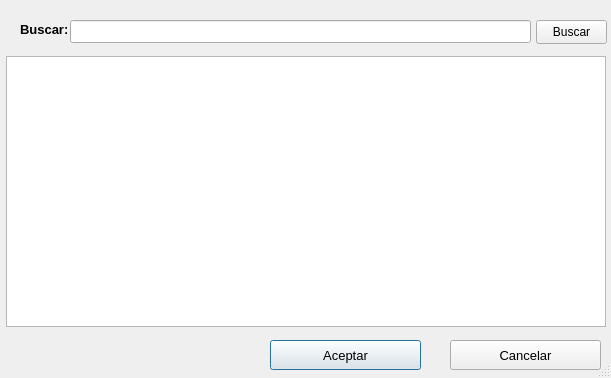
<?xml version="1.0" encoding="UTF-8"?>
<ui version="4.0">
 <class>lov</class>
 <widget class="QDialog" name="lov">
  <property name="geometry">
   <rect>
    <x>0</x>
    <y>0</y>
    <width>611</width>
    <height>378</height>
   </rect>
  </property>
  <property name="font">
   <font>
    <family>Tahoma</family>
    <pointsize>10</pointsize>
   </font>
  </property>
  <property name="windowTitle">
   <string>Dialog</string>
  </property>
  <property name="sizeGripEnabled">
   <bool>true</bool>
  </property>
  <property name="modal">
   <bool>true</bool>
  </property>
  <widget class="QLineEdit" name="lineEdit">
   <property name="geometry">
    <rect>
     <x>70</x>
     <y>20</y>
     <width>461</width>
     <height>23</height>
    </rect>
   </property>
  </widget>
  <widget class="QLabel" name="label">
   <property name="geometry">
    <rect>
     <x>20</x>
     <y>23</y>
     <width>47</width>
     <height>13</height>
    </rect>
   </property>
   <property name="font">
    <font>
     <family>Tahoma</family>
     <pointsize>10</pointsize>
     <weight>75</weight>
     <bold>true</bold>
    </font>
   </property>
   <property name="text">
    <string>Buscar:</string>
   </property>
  </widget>
  <widget class="QTableWidget" name="tableWidget">
   <property name="geometry">
    <rect>
     <x>6</x>
     <y>56</y>
     <width>600</width>
     <height>271</height>
    </rect>
   </property>
   <property name="font">
    <font>
     <family>Tahoma</family>
     <pointsize>9</pointsize>
    </font>
   </property>
  </widget>
  <widget class="QPushButton" name="pushButton">
   <property name="geometry">
    <rect>
     <x>270</x>
     <y>340</y>
     <width>151</width>
     <height>30</height>
    </rect>
   </property>
   <property name="text">
    <string>Aceptar</string>
   </property>
   <property name="icon">
    <iconset>
     <normalon>static/img/ok.png</normalon>
    </iconset>
   </property>
   <property name="iconSize">
    <size>
     <width>20</width>
     <height>20</height>
    </size>
   </property>
   <property name="default">
    <bool>true</bool>
   </property>
   <property name="flat">
    <bool>false</bool>
   </property>
  </widget>
  <widget class="QPushButton" name="pushButton_2">
   <property name="geometry">
    <rect>
     <x>450</x>
     <y>340</y>
     <width>151</width>
     <height>30</height>
    </rect>
   </property>
   <property name="text">
    <string>Cancelar</string>
   </property>
   <property name="icon">
    <iconset>
     <normalon>static/img/cancel.png</normalon>
    </iconset>
   </property>
   <property name="iconSize">
    <size>
     <width>20</width>
     <height>20</height>
    </size>
   </property>
  </widget>
  <widget class="QPushButton" name="pushButton_3">
   <property name="geometry">
    <rect>
     <x>536</x>
     <y>20</y>
     <width>71</width>
     <height>24</height>
    </rect>
   </property>
   <property name="font">
    <font>
     <family>Tahoma</family>
     <pointsize>9</pointsize>
    </font>
   </property>
   <property name="text">
    <string>Buscar</string>
   </property>
   <property name="icon">
    <iconset>
     <normalon>static/img/buscar.png</normalon>
    </iconset>
   </property>
   <property name="iconSize">
    <size>
     <width>20</width>
     <height>20</height>
    </size>
   </property>
  </widget>
 </widget>
 <resources/>
 <connections/>
</ui>
